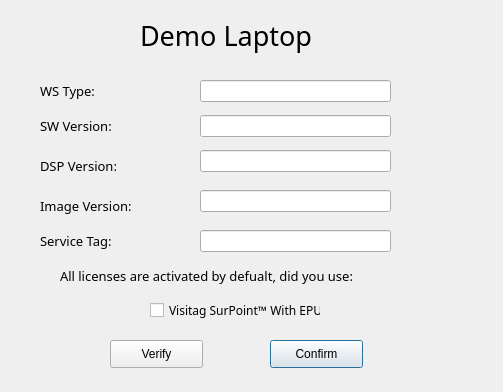
<?xml version="1.0" encoding="UTF-8"?>
<ui version="4.0">
 <class>Dialog</class>
 <widget class="QDialog" name="Dialog">
  <property name="geometry">
   <rect>
    <x>0</x>
    <y>0</y>
    <width>503</width>
    <height>392</height>
   </rect>
  </property>
  <property name="windowTitle">
   <string>Dialog</string>
  </property>
  <widget class="QLineEdit" name="wsType_text">
   <property name="geometry">
    <rect>
     <x>200</x>
     <y>80</y>
     <width>191</width>
     <height>22</height>
    </rect>
   </property>
   <property name="text">
    <string/>
   </property>
  </widget>
  <widget class="QLineEdit" name="dsp_text">
   <property name="geometry">
    <rect>
     <x>200</x>
     <y>150</y>
     <width>191</width>
     <height>22</height>
    </rect>
   </property>
   <property name="text">
    <string/>
   </property>
  </widget>
  <widget class="QLabel" name="label_3">
   <property name="geometry">
    <rect>
     <x>40</x>
     <y>150</y>
     <width>121</width>
     <height>31</height>
    </rect>
   </property>
   <property name="font">
    <font>
     <family>Product Sans Light</family>
     <pointsize>10</pointsize>
    </font>
   </property>
   <property name="text">
    <string>DSP Version:</string>
   </property>
  </widget>
  <widget class="QLabel" name="label_5">
   <property name="geometry">
    <rect>
     <x>40</x>
     <y>225</y>
     <width>141</width>
     <height>31</height>
    </rect>
   </property>
   <property name="font">
    <font>
     <family>Product Sans Light</family>
     <pointsize>10</pointsize>
    </font>
   </property>
   <property name="text">
    <string>Service Tag:</string>
   </property>
  </widget>
  <widget class="QLabel" name="label">
   <property name="geometry">
    <rect>
     <x>40</x>
     <y>75</y>
     <width>101</width>
     <height>31</height>
    </rect>
   </property>
   <property name="font">
    <font>
     <family>Product Sans Light</family>
     <pointsize>10</pointsize>
    </font>
   </property>
   <property name="text">
    <string>WS Type:</string>
   </property>
  </widget>
  <widget class="QLabel" name="label_6">
   <property name="geometry">
    <rect>
     <x>60</x>
     <y>260</y>
     <width>371</width>
     <height>31</height>
    </rect>
   </property>
   <property name="font">
    <font>
     <family>Product Sans Light</family>
     <pointsize>10</pointsize>
    </font>
   </property>
   <property name="text">
    <string>All licenses are activated by defualt, did you use:</string>
   </property>
  </widget>
  <widget class="QPushButton" name="confirm_button">
   <property name="geometry">
    <rect>
     <x>270</x>
     <y>340</y>
     <width>93</width>
     <height>28</height>
    </rect>
   </property>
   <property name="text">
    <string>Confirm</string>
   </property>
  </widget>
  <widget class="QPushButton" name="check_button">
   <property name="geometry">
    <rect>
     <x>110</x>
     <y>340</y>
     <width>93</width>
     <height>28</height>
    </rect>
   </property>
   <property name="text">
    <string>Verify</string>
   </property>
  </widget>
  <widget class="QLineEdit" name="imageV_text">
   <property name="geometry">
    <rect>
     <x>200</x>
     <y>190</y>
     <width>191</width>
     <height>22</height>
    </rect>
   </property>
   <property name="text">
    <string/>
   </property>
  </widget>
  <widget class="QLineEdit" name="SW_text">
   <property name="geometry">
    <rect>
     <x>200</x>
     <y>115</y>
     <width>191</width>
     <height>22</height>
    </rect>
   </property>
   <property name="text">
    <string/>
   </property>
  </widget>
  <widget class="QLabel" name="title">
   <property name="geometry">
    <rect>
     <x>140</x>
     <y>10</y>
     <width>221</width>
     <height>51</height>
    </rect>
   </property>
   <property name="font">
    <font>
     <family>Product Sans</family>
     <pointsize>20</pointsize>
    </font>
   </property>
   <property name="text">
    <string>Demo Laptop</string>
   </property>
  </widget>
  <widget class="QLabel" name="label_4">
   <property name="geometry">
    <rect>
     <x>40</x>
     <y>190</y>
     <width>141</width>
     <height>31</height>
    </rect>
   </property>
   <property name="font">
    <font>
     <family>Product Sans Light</family>
     <pointsize>10</pointsize>
    </font>
   </property>
   <property name="text">
    <string>Image Version:</string>
   </property>
  </widget>
  <widget class="QLabel" name="label_2">
   <property name="geometry">
    <rect>
     <x>40</x>
     <y>110</y>
     <width>121</width>
     <height>31</height>
    </rect>
   </property>
   <property name="font">
    <font>
     <family>Product Sans Light</family>
     <pointsize>10</pointsize>
    </font>
   </property>
   <property name="text">
    <string>SW Version:</string>
   </property>
  </widget>
  <widget class="QLineEdit" name="serviceTag_text">
   <property name="geometry">
    <rect>
     <x>200</x>
     <y>230</y>
     <width>191</width>
     <height>22</height>
    </rect>
   </property>
   <property name="text">
    <string/>
   </property>
  </widget>
  <widget class="QCheckBox" name="surpoint_checkbox">
   <property name="geometry">
    <rect>
     <x>150</x>
     <y>300</y>
     <width>171</width>
     <height>20</height>
    </rect>
   </property>
   <property name="font">
    <font>
     <family>Product Sans Light</family>
     <pointsize>9</pointsize>
    </font>
   </property>
   <property name="text">
    <string>Visitag SurPoint™ With EPU</string>
   </property>
  </widget>
 </widget>
 <resources/>
 <connections/>
</ui>
